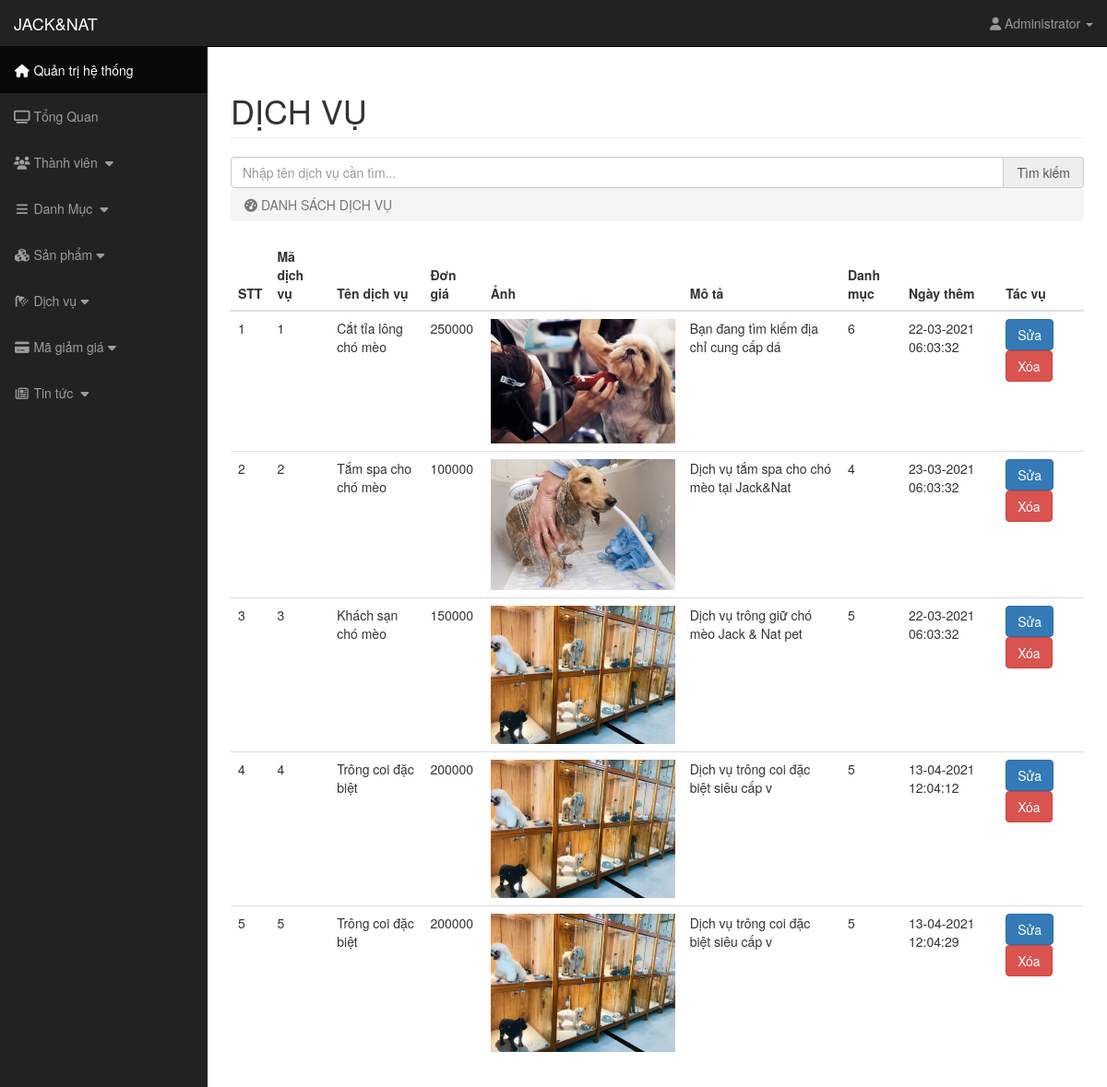
Before: /backend/index.php?page=service (signed in) with the older database file.
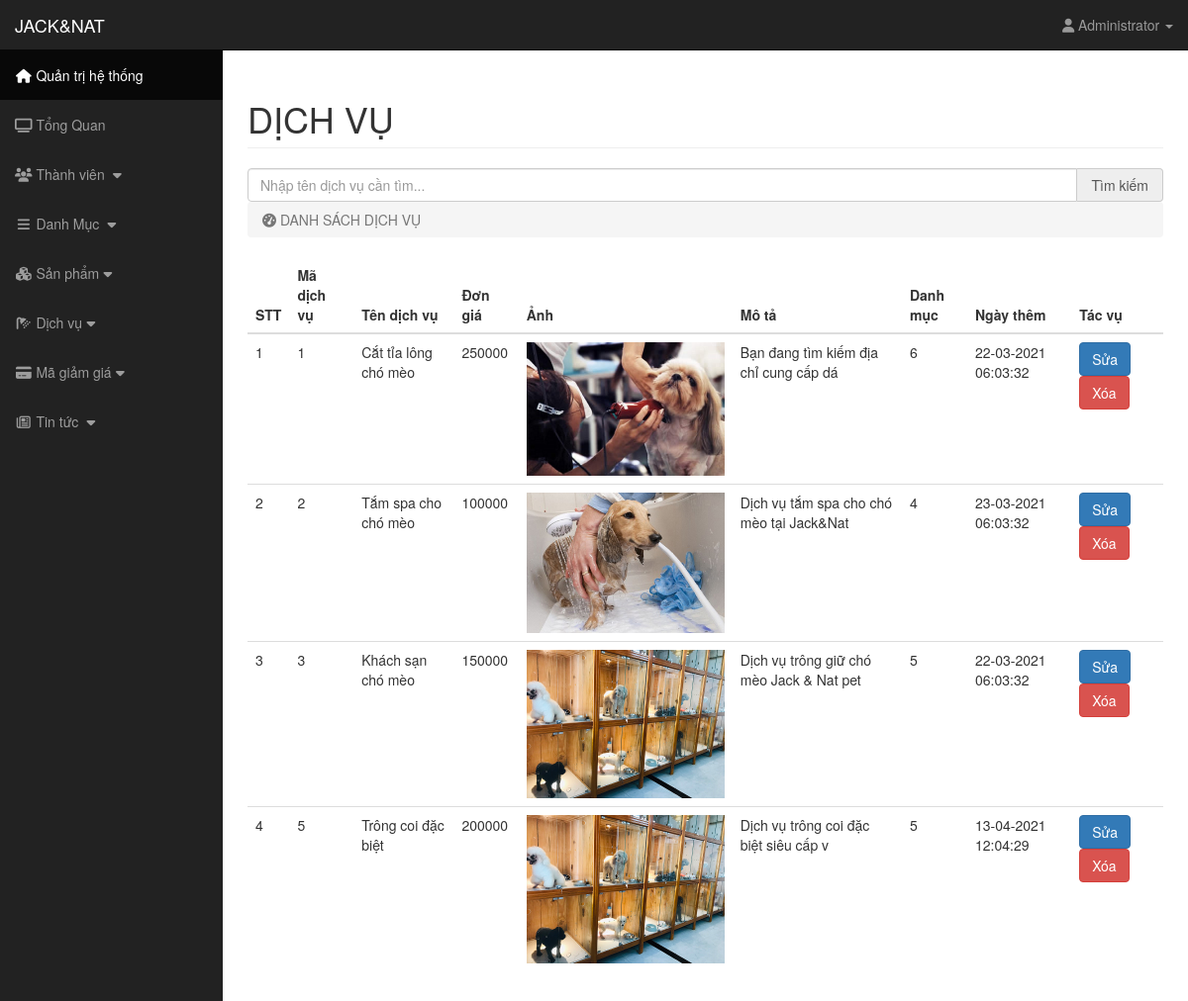
After: the same page with the newer database file.
### tables this page shows
CREATE TABLE `tbl_dich_vu` (
  `id_dich_vu` int(11) NOT NULL,
  `ten_dich_vu` varchar(256) NOT NULL,
  `don_gia_dv` varchar(256) NOT NULL,
  `anh_dv` varchar(256) NOT NULL,
  `mo_ta_dv` text DEFAULT NULL,
  `id_anh_dv` varchar(50) DEFAULT NULL,
  `id_danh_muc` int(11) NOT NULL,
  `ngay_them_dv` timestamp NULL DEFAULT current_timestamp(),
  `tag` int(11) DEFAULT NULL,
  `tag_2` int(11) DEFAULT NULL,
  `tag_3` int(11) DEFAULT NULL
);

### backend/views/service.php (the view, shortened to what this page needs)
<?php
	if (isset($_POST['submit_search'])) {
        $key = $_POST['keyw'];
        $sql = "SELECT *FROM tbl_dich_vu WHERE ten_dich_vu LIKE '%$key%' ORDER BY id_dich_vu";
    }else{
        $sql = "SELECT *FROM tbl_dich_vu ORDER BY id_dich_vu";
    }
    $query = mysqli_query($conn, $sql);
    $count = mysqli_num_rows($query);
?>
<div class="container-fluid">
    <div class="row">
        <div class="col-lg-12">
            <h1 class="page-header">
               DỊCH VỤ
            </h1>
            <form action="" method="POST">
                <div class="input-group">
                  <input type="text" required="" placeholder="Nhập tên dịch vụ cần tìm..." name="keyw" class="form-control" value="<?php if(isset($key)) { echo $key; } ?>"/>
                  <span class="input-group-addon">
                      <button style="line-height: 0px; padding: 0px;" type="submit" class="" name="submit_search">
	                      Tìm kiếm
	                  </button>
                  </span>
                </div>
            </form>
            <ol class="breadcrumb">
                <li class="active">
                    <i class="fa fa-dashboard"></i> DANH SÁCH DỊCH VỤ
                </li>
            </ol>
        </div>
    </div>
	<div class="row">
        <div class="col-lg-12 col-xs-12 col-sm-12 col-md-12">
			<div class="table-responsive">
				<table class="table table-hover">
					<?php if($count > 0){ ?>
					<thead>
						<tr>
							<th scope="col">STT</th>
							<th scope="col">Mã dịch vụ</th>
	       						<th scope="col">Tên dịch vụ</th>
	    						<th scope="col">Đơn giá</th>
                                <th scope="col">Ảnh</th>
	        					<th scope="col">Mô tả</th>
                                <th scope="col">Danh mục</th>
			  				<th scope="col">Ngày thêm</th>
	        					<th scope="col">Tác vụ</th>
						</tr>
					</thead>
					<tbody>
						<?php
							$stt = 0;
							while ($row = mysqli_fetch_array($query)) {
								$stt += 1;
						?>
								<tr>
									<td><?php echo $stt; ?></td>
									<td><?php echo $row['id_dich_vu']; ?></td>
									<td><?php echo substr($row['ten_dich_vu'],0,30); ?></td>
	        						<td><?php echo $row['don_gia_dv']; ?></td>
									<td><img src="../images/san-pham/<?php echo $row['anh_dv']; ?>" width="200" alt=""></td>
	        						<td><?php echo substr($row['mo_ta_dv'],0,50); ?></td>
                                    <td><?php echo $row['id_danh_muc']; ?></td>
									<td><?php echo date('d-m-Y H:m:s', strtotime($row['ngay_them_dv'])); ?></td>
									<td>
										<a href="index.php?page=edit-service&id=<?php echo $row['id_dich_vu']; ?>"><button class="btn btn-primary">Sửa</button></a>
										<a onclick="return confirm('Bạn có muốn xóa san phẩm này không? ');" href="index.php?page=del-service&id=<?php echo $row['id_dich_vu']; ?>">
											<button class="btn btn-danger">Xóa</button>
										</a>
									</td>
								</tr>
						<?php
							}
						?>
					</tbody>
				<?php
				} ?>
				</table>
			</div>
		</div>
    </div>
</div>

Changed rows visible on the page:
removed tbl_dich_vu: id_dich_vu "4", ten_dich_vu "Trông coi đặc biệt", don_gia_dv "200000", anh_dv (picture), mo_ta_dv "Dịch vụ trông coi đặc biệt siêu cấp v", id_danh_muc "5", ngay_them_dv "13-04-2021 12:04:12"
